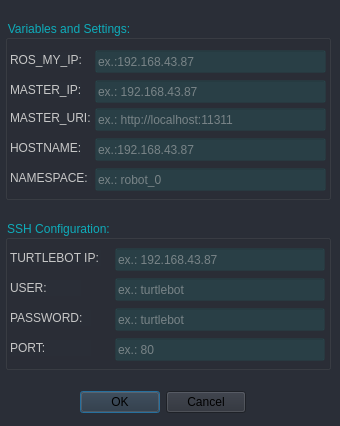
<?xml version="1.0" encoding="UTF-8"?>
<ui version="4.0">
 <class>robotTwoConfig</class>
 <widget class="QDialog" name="robotTwoConfig">
  <property name="geometry">
   <rect>
    <x>0</x>
    <y>0</y>
    <width>340</width>
    <height>426</height>
   </rect>
  </property>
  <property name="minimumSize">
   <size>
    <width>340</width>
    <height>426</height>
   </size>
  </property>
  <property name="maximumSize">
   <size>
    <width>340</width>
    <height>426</height>
   </size>
  </property>
  <property name="windowTitle">
   <string>Settings (TB2)</string>
  </property>
  <property name="windowIcon">
   <iconset resource="../../../images/vectors/vectors.qrc">
    <normaloff>:/vectors/Conection.png</normaloff>:/vectors/Conection.png</iconset>
  </property>
  <property name="styleSheet">
   <string notr="true">background: #2A2E37;</string>
  </property>
  <widget class="QGroupBox" name="settingsTB2">
   <property name="geometry">
    <rect>
     <x>5</x>
     <y>20</y>
     <width>326</width>
     <height>180</height>
    </rect>
   </property>
   <property name="minimumSize">
    <size>
     <width>320</width>
     <height>140</height>
    </size>
   </property>
   <property name="styleSheet">
    <string notr="true">color: rgb(14, 172, 186);</string>
   </property>
   <property name="title">
    <string>Variables and Settings:</string>
   </property>
   <widget class="QLineEdit" name="ros_TB2_IP">
    <property name="geometry">
     <rect>
      <x>90</x>
      <y>30</y>
      <width>231</width>
      <height>23</height>
     </rect>
    </property>
    <property name="styleSheet">
     <string notr="true">background: rgba(29, 222, 216, 0.1);
color: rgb(199, 199, 199);</string>
    </property>
    <property name="dragEnabled">
     <bool>false</bool>
    </property>
    <property name="placeholderText">
     <string>ex.:192.168.43.87</string>
    </property>
   </widget>
   <widget class="QLineEdit" name="ros_Master_IP">
    <property name="geometry">
     <rect>
      <x>90</x>
      <y>60</y>
      <width>231</width>
      <height>23</height>
     </rect>
    </property>
    <property name="styleSheet">
     <string notr="true">color: rgb(199, 199, 199);
background: rgba(29, 222, 216, 0.1);</string>
    </property>
    <property name="placeholderText">
     <string>ex.: 192.168.43.87</string>
    </property>
   </widget>
   <widget class="QLineEdit" name="ros_TB2_Hostname">
    <property name="geometry">
     <rect>
      <x>90</x>
      <y>118</y>
      <width>231</width>
      <height>23</height>
     </rect>
    </property>
    <property name="styleSheet">
     <string notr="true">background: rgba(29, 222, 216, 0.1);
color: rgb(199, 199, 199);</string>
    </property>
    <property name="placeholderText">
     <string>ex.:192.168.43.87</string>
    </property>
   </widget>
   <widget class="QLineEdit" name="ros_TB2_Namespace">
    <property name="geometry">
     <rect>
      <x>90</x>
      <y>148</y>
      <width>231</width>
      <height>23</height>
     </rect>
    </property>
    <property name="styleSheet">
     <string notr="true">background: rgba(29, 222, 216, 0.1);
color: rgb(199, 199, 199);</string>
    </property>
    <property name="placeholderText">
     <string>ex.: robot_0</string>
    </property>
   </widget>
   <widget class="QLabel" name="my_IP_TB2_Label">
    <property name="geometry">
     <rect>
      <x>5</x>
      <y>32</y>
      <width>71</width>
      <height>16</height>
     </rect>
    </property>
    <property name="styleSheet">
     <string notr="true">color: rgb(199, 199, 199);</string>
    </property>
    <property name="text">
     <string>ROS_MY_IP:</string>
    </property>
    <property name="buddy">
     <cstring>ros_TB2_IP</cstring>
    </property>
   </widget>
   <widget class="QLabel" name="master_IP_TB2_Label">
    <property name="geometry">
     <rect>
      <x>5</x>
      <y>62</y>
      <width>71</width>
      <height>16</height>
     </rect>
    </property>
    <property name="styleSheet">
     <string notr="true">color: rgb(199, 199, 199);</string>
    </property>
    <property name="text">
     <string>MASTER_IP:</string>
    </property>
    <property name="buddy">
     <cstring>ros_Master_IP</cstring>
    </property>
   </widget>
   <widget class="QLabel" name="hostname_TB2_Label">
    <property name="geometry">
     <rect>
      <x>5</x>
      <y>120</y>
      <width>71</width>
      <height>16</height>
     </rect>
    </property>
    <property name="styleSheet">
     <string notr="true">color: rgb(199, 199, 199);</string>
    </property>
    <property name="text">
     <string>HOSTNAME:</string>
    </property>
    <property name="buddy">
     <cstring>ros_TB2_Hostname</cstring>
    </property>
   </widget>
   <widget class="QLabel" name="namespace_TB2_Label">
    <property name="geometry">
     <rect>
      <x>5</x>
      <y>150</y>
      <width>81</width>
      <height>16</height>
     </rect>
    </property>
    <property name="styleSheet">
     <string notr="true">color: rgb(199, 199, 199);</string>
    </property>
    <property name="text">
     <string>NAMESPACE:</string>
    </property>
    <property name="buddy">
     <cstring>ros_TB2_Namespace</cstring>
    </property>
   </widget>
   <widget class="QLabel" name="master_URI_TB2_Label">
    <property name="geometry">
     <rect>
      <x>5</x>
      <y>90</y>
      <width>81</width>
      <height>16</height>
     </rect>
    </property>
    <property name="styleSheet">
     <string notr="true">color: rgb(199, 199, 199);</string>
    </property>
    <property name="text">
     <string>MASTER_URI:</string>
    </property>
    <property name="buddy">
     <cstring>ros_Master_URI</cstring>
    </property>
   </widget>
   <widget class="QLineEdit" name="ros_Master_URI">
    <property name="geometry">
     <rect>
      <x>90</x>
      <y>88</y>
      <width>231</width>
      <height>23</height>
     </rect>
    </property>
    <property name="styleSheet">
     <string notr="true">background: rgba(29, 222, 216, 0.1);
color: rgb(199, 199, 199);</string>
    </property>
    <property name="placeholderText">
     <string>ex.: http://localhost:11311</string>
    </property>
   </widget>
  </widget>
  <widget class="QGroupBox" name="sshTB2">
   <property name="geometry">
    <rect>
     <x>5</x>
     <y>220</y>
     <width>326</width>
     <height>150</height>
    </rect>
   </property>
   <property name="styleSheet">
    <string notr="true">color: rgb(14, 172, 186);</string>
   </property>
   <property name="title">
    <string>SSH Configuration:</string>
   </property>
   <widget class="QLineEdit" name="ssh_TB2_User">
    <property name="geometry">
     <rect>
      <x>110</x>
      <y>58</y>
      <width>210</width>
      <height>23</height>
     </rect>
    </property>
    <property name="styleSheet">
     <string notr="true">background: rgba(29, 222, 216, 0.1);
color: rgb(199, 199, 199);</string>
    </property>
    <property name="placeholderText">
     <string>ex.: turtlebot</string>
    </property>
   </widget>
   <widget class="QLineEdit" name="ssh_TB2_Password">
    <property name="geometry">
     <rect>
      <x>110</x>
      <y>88</y>
      <width>210</width>
      <height>23</height>
     </rect>
    </property>
    <property name="styleSheet">
     <string notr="true">background: rgba(29, 222, 216, 0.1);
color: rgb(199, 199, 199);</string>
    </property>
    <property name="echoMode">
     <enum>QLineEdit::PasswordEchoOnEdit</enum>
    </property>
    <property name="placeholderText">
     <string>ex.: turtlebot</string>
    </property>
   </widget>
   <widget class="QLabel" name="ssh_Port_TB2_Label">
    <property name="geometry">
     <rect>
      <x>5</x>
      <y>120</y>
      <width>81</width>
      <height>16</height>
     </rect>
    </property>
    <property name="styleSheet">
     <string notr="true">color: rgb(199, 199, 199);</string>
    </property>
    <property name="text">
     <string>PORT:</string>
    </property>
    <property name="buddy">
     <cstring>ssh_TB2_Port</cstring>
    </property>
   </widget>
   <widget class="QLineEdit" name="ssh_TB2_Port">
    <property name="geometry">
     <rect>
      <x>110</x>
      <y>118</y>
      <width>210</width>
      <height>23</height>
     </rect>
    </property>
    <property name="styleSheet">
     <string notr="true">background: rgba(29, 222, 216, 0.1);
color: rgb(199, 199, 199);</string>
    </property>
    <property name="echoMode">
     <enum>QLineEdit::PasswordEchoOnEdit</enum>
    </property>
    <property name="placeholderText">
     <string>ex.: 80</string>
    </property>
   </widget>
   <widget class="QLabel" name="ssh_User_TB2_Label">
    <property name="geometry">
     <rect>
      <x>5</x>
      <y>60</y>
      <width>71</width>
      <height>16</height>
     </rect>
    </property>
    <property name="styleSheet">
     <string notr="true">color: rgb(199, 199, 199);</string>
    </property>
    <property name="text">
     <string>USER:</string>
    </property>
    <property name="buddy">
     <cstring>ssh_TB2_User</cstring>
    </property>
   </widget>
   <widget class="QLineEdit" name="ssh_TB2_IP">
    <property name="geometry">
     <rect>
      <x>110</x>
      <y>28</y>
      <width>210</width>
      <height>23</height>
     </rect>
    </property>
    <property name="styleSheet">
     <string notr="true">background: rgba(29, 222, 216, 0.1);
color: rgb(199, 199, 199);</string>
    </property>
    <property name="placeholderText">
     <string>ex.: 192.168.43.87</string>
    </property>
   </widget>
   <widget class="QLabel" name="ssh_Password_TB2_Label">
    <property name="geometry">
     <rect>
      <x>5</x>
      <y>90</y>
      <width>81</width>
      <height>16</height>
     </rect>
    </property>
    <property name="styleSheet">
     <string notr="true">color: rgb(199, 199, 199);</string>
    </property>
    <property name="text">
     <string>PASSWORD:</string>
    </property>
    <property name="buddy">
     <cstring>ssh_TB2_Password</cstring>
    </property>
   </widget>
   <widget class="QLabel" name="ssh_TB2_IP_Label">
    <property name="geometry">
     <rect>
      <x>5</x>
      <y>30</y>
      <width>91</width>
      <height>16</height>
     </rect>
    </property>
    <property name="styleSheet">
     <string notr="true">color: rgb(199, 199, 199);</string>
    </property>
    <property name="text">
     <string>TURTLEBOT IP:</string>
    </property>
    <property name="buddy">
     <cstring>ssh_TB2_IP</cstring>
    </property>
   </widget>
  </widget>
  <widget class="QDialogButtonBox" name="buttons_Config_TB2">
   <property name="geometry">
    <rect>
     <x>80</x>
     <y>390</y>
     <width>166</width>
     <height>24</height>
    </rect>
   </property>
   <property name="standardButtons">
    <set>QDialogButtonBox::Cancel|QDialogButtonBox::Ok</set>
   </property>
  </widget>
 </widget>
 <resources>
  <include location="../../../images/vectors/vectors.qrc"/>
 </resources>
 <connections>
  <connection>
   <sender>buttons_Config_TB2</sender>
   <signal>accepted()</signal>
   <receiver>ssh_TB2_Port</receiver>
   <slot>copy()</slot>
   <hints>
    <hint type="sourcelabel">
     <x>199</x>
     <y>400</y>
    </hint>
    <hint type="destinationlabel">
     <x>236</x>
     <y>347</y>
    </hint>
   </hints>
  </connection>
  <connection>
   <sender>buttons_Config_TB2</sender>
   <signal>accepted()</signal>
   <receiver>ssh_TB2_Password</receiver>
   <slot>copy()</slot>
   <hints>
    <hint type="sourcelabel">
     <x>211</x>
     <y>400</y>
    </hint>
    <hint type="destinationlabel">
     <x>217</x>
     <y>312</y>
    </hint>
   </hints>
  </connection>
  <connection>
   <sender>buttons_Config_TB2</sender>
   <signal>accepted()</signal>
   <receiver>ssh_TB2_User</receiver>
   <slot>copy()</slot>
   <hints>
    <hint type="sourcelabel">
     <x>188</x>
     <y>398</y>
    </hint>
    <hint type="destinationlabel">
     <x>198</x>
     <y>288</y>
    </hint>
   </hints>
  </connection>
  <connection>
   <sender>buttons_Config_TB2</sender>
   <signal>accepted()</signal>
   <receiver>ssh_TB2_IP</receiver>
   <slot>copy()</slot>
   <hints>
    <hint type="sourcelabel">
     <x>182</x>
     <y>398</y>
    </hint>
    <hint type="destinationlabel">
     <x>184</x>
     <y>262</y>
    </hint>
   </hints>
  </connection>
  <connection>
   <sender>buttons_Config_TB2</sender>
   <signal>accepted()</signal>
   <receiver>ros_TB2_Namespace</receiver>
   <slot>copy()</slot>
   <hints>
    <hint type="sourcelabel">
     <x>170</x>
     <y>401</y>
    </hint>
    <hint type="destinationlabel">
     <x>182</x>
     <y>175</y>
    </hint>
   </hints>
  </connection>
  <connection>
   <sender>buttons_Config_TB2</sender>
   <signal>accepted()</signal>
   <receiver>ros_TB2_Hostname</receiver>
   <slot>copy()</slot>
   <hints>
    <hint type="sourcelabel">
     <x>228</x>
     <y>390</y>
    </hint>
    <hint type="destinationlabel">
     <x>228</x>
     <y>144</y>
    </hint>
   </hints>
  </connection>
  <connection>
   <sender>buttons_Config_TB2</sender>
   <signal>accepted()</signal>
   <receiver>ros_Master_URI</receiver>
   <slot>copy()</slot>
   <hints>
    <hint type="sourcelabel">
     <x>172</x>
     <y>402</y>
    </hint>
    <hint type="destinationlabel">
     <x>171</x>
     <y>114</y>
    </hint>
   </hints>
  </connection>
  <connection>
   <sender>buttons_Config_TB2</sender>
   <signal>accepted()</signal>
   <receiver>ros_Master_IP</receiver>
   <slot>copy()</slot>
   <hints>
    <hint type="sourcelabel">
     <x>179</x>
     <y>403</y>
    </hint>
    <hint type="destinationlabel">
     <x>191</x>
     <y>87</y>
    </hint>
   </hints>
  </connection>
  <connection>
   <sender>buttons_Config_TB2</sender>
   <signal>accepted()</signal>
   <receiver>ros_TB2_IP</receiver>
   <slot>copy()</slot>
   <hints>
    <hint type="sourcelabel">
     <x>210</x>
     <y>398</y>
    </hint>
    <hint type="destinationlabel">
     <x>215</x>
     <y>67</y>
    </hint>
   </hints>
  </connection>
 </connections>
</ui>
